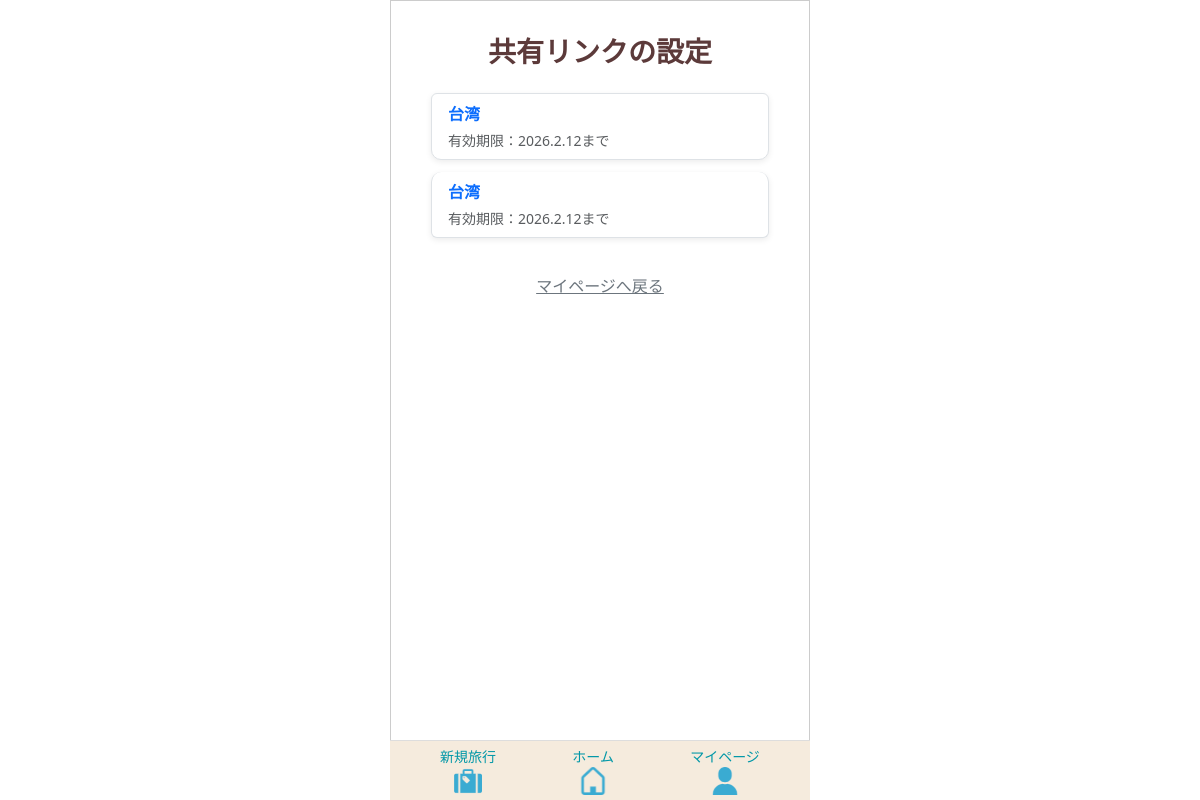
/share/settings/ (signed in), run on an earlier commit of the app's database.
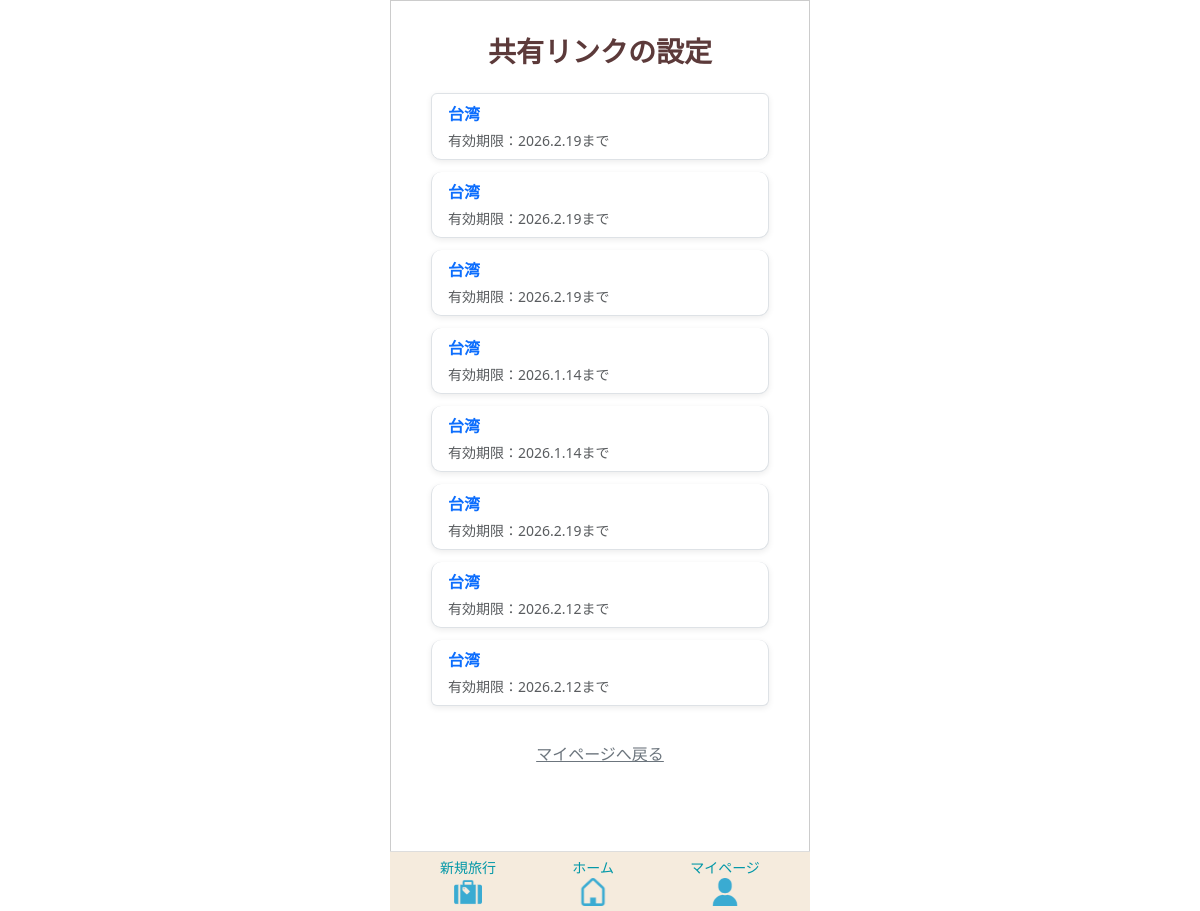
And on a later commit of the database.
### app/models/link.py (models this page shows)
class Link(models.Model):
    class PermissionType(models.IntegerChoices):
        READ_ONLY    = 0, _("閲覧のみ")
        EDITABLE     = 1, _("編集可能")
    class ExpirationType(models.IntegerChoices):
        ONE_MONTH = 0, _("1か月間")
        AFTER_TRIP = 1, _("旅行終了日翌日")
        USER_INPUT = 2, _("ユーザー入力")
    template = models.ForeignKey(
        Template,
        on_delete=models.CASCADE,
        verbose_name=_("テンプレートID")
    )
    user = models.ForeignKey(
        settings.AUTH_USER_MODEL,
        on_delete=models.CASCADE,
        verbose_name=_("ユーザーID")
    )
    share_token = models.CharField(
        max_length=64,
        verbose_name=_("共有トークン")
    )
    permission_type = models.IntegerField(
        choices=PermissionType.choices,
        default=PermissionType.READ_ONLY,
        verbose_name=_("編集権限")
    )
    expiration_type = models.IntegerField(
        choices=ExpirationType.choices,
        default=ExpirationType.ONE_MONTH,
        verbose_name=_("有効期限タイプ")
    )
    expiration_date = models.DateField(
         verbose_name=_("有効期限")
         )
    created_at = models.DateTimeField(
         auto_now_add=True,
         verbose_name=_("作成日")
         )
    updated_at = models.DateTimeField(
        auto_now=True,
        verbose_name=_("更新日")
        )
    class Meta:
      verbose_name = _("共有リンク")
      verbose_name_plural = _("共有リンク")

### app/models/template.py (models this page shows, shortened)
class Template(models.Model):
    class SourceType(models.IntegerChoices):
        FROM_TRAVEL   = 0, _("旅行情報より作成")
        FROM_TEMPLATE = 1, _("既存テンプレートを反映")
    user = models.ForeignKey(
        settings.AUTH_USER_MODEL,
        on_delete=models.CASCADE,
        verbose_name=_("ユーザーID")
    )
    travel_info = models.ForeignKey(
        Travel_info,
        on_delete=models.CASCADE,
        verbose_name=_("旅行情報ID")
    )
    source_type = models.IntegerField(
        choices=SourceType.choices,
        verbose_name=_("生成タイプ")
    )
    template_source = models.ForeignKey(
        "self",
        null=True,
        blank=True,
        on_delete=models.SET_NULL,
        verbose_name=_("テンプレート参照元"),
        related_name="derived_templates"
    )
    created_at = models.DateTimeField(
         auto_now_add=True,
         verbose_name=_("作成日")
         )
    updated_at = models.DateTimeField(
        auto_now=True,
        verbose_name=_("更新日")
        )
    class Meta:
      verbose_name = _("テンプレート")

### app/models/travel.py (models this page shows, shortened)
class Travel_info(models.Model):
    class StayType(models.IntegerChoices):
        DAY_TRIP = 0, _("日帰り")
        STAY     = 1, _("宿泊")
    class LocationType(models.IntegerChoices):
        DOMESTIC = 0, _("国内")
        OVERSEAS = 1, _("海外")
    class StatusType(models.IntegerChoices):
        NOT_DONE  = 0, _("未")
        COMPLETE  = 1, _("完")
        PROCESSED = 2, _("済")
    travel_info_id = models.AutoField(
        primary_key=True,
        verbose_name=_("旅行情報ID")
    )
    user = models.ForeignKey(
        settings.AUTH_USER_MODEL,
        on_delete=models.CASCADE,
        verbose_name=_("ユーザーID")
    )
    travel_title = models.CharField(
        max_length=100,
        verbose_name=_("旅行タイトル")
    )
    start_date = models.DateField(
        verbose_name=_("開始日")
    )
    end_date = models.DateField(
        verbose_name=_("終了日")
    )
    stay_type = models.IntegerField(
        choices=StayType.choices,
        verbose_name=_("宿泊タイプ")
    )
    location = models.IntegerField(
        choices=LocationType.choices,
        verbose_name=_("場所"),
    )
    memo = models.CharField(
        max_length=230,
        blank=True,
        verbose_name=_("メモ")
    )
    status = models.IntegerField(
        choices=StatusType.choices,
        default=0,
        verbose_name=_("ステータス")
    )
    transport = models.ManyToManyField(
        "Transport",
        through="Travelmode",
        verbose_name=_("交通手段")
    )
    created_at = models.DateTimeField(
        auto_now_add=True,
        verbose_name=_("作成日")
    )
    updated_at = models.DateTimeField(
       auto_now=True,
        verbose_name=_("更新日")
    )
    class Meta:
        verbose_name = _("旅行情報")
        verbose_name_plural = _("旅行情報")

### app/views/mypage/link.py (the view)
# urls.py: path('share/settings/', share_settings, name='share_settings'),
@login_required
def share_settings(request):
    links = Link.objects.filter(user=request.user).order_by('-created_at')
    for link in links:
        if link.expiration_date:
            df = DateFormat(link.expiration_date)
            link.formatted_expiration = df.format('Y.n.j')  # 例: 2026.5.1
    return render(request, 'mypage/link_list.html', {
        'links': links
    })

### templates/mypage/link_list.html (shortened to what this page needs)
{% extends 'base.html' %}
{% load static %}
{% block extra_css %}
{{ block.super }}
<link rel="stylesheet" href="{% static 'tabipre/css/list_link.css' %}">
{% endblock %}
{% block content %}
<div class="container mt-4">
    <h2 class="mb-4 sub-title">共有リンクの設定</h2>
    {% if links %}
        <ul class="list-group mb-4">
            {% for link in links %}
                <li class="list-group-item">
                    <a href="#"
                       class="text-decoration-none d-block"
                       data-bs-toggle="modal"
                       data-bs-target="#shareLinkModal"
                       data-link-id="{{ link.id }}"
                       data-url="/share/{{ link.share_token }}/"
                       data-permission="{{ link.permission_type }}"
                       data-expiration="{{ link.formatted_expiration }}"
                       data-title="{{ link.template.travel_info.travel_title }}"
                    >
                        <div class="fw-bold fs-6">
                            {{ link.template.travel_info.travel_title }}
                        </div>
                        <div class="text-muted small mt-1">
                            有効期限：{{ link.formatted_expiration }}まで
                        </div>
                    </a>
                </li>
            {% endfor %}
        </ul>
    {% else %}
        <p class="text-center text-muted mb-4">共有リンクはまだ登録されていません。</p>
    {% endif %}
    <div class="text-center mb-5">
        <a href="{% url 'app:mypage' %}" class="back-link">
            マイページへ戻る
        </a>
    </div>
</div>
{% endblock %}

What changed in the data, as far as the page shows it:
added Link: template.travel_info.travel_title "台湾", formatted_expiration "2026.2.19"
added Link: template.travel_info.travel_title "台湾", formatted_expiration "2026.2.19"
added Link: template.travel_info.travel_title "台湾", formatted_expiration "2026.2.19"
added Link: template.travel_info.travel_title "台湾", formatted_expiration "2026.1.14"
added Link: template.travel_info.travel_title "台湾", formatted_expiration "2026.1.14"
added Link: template.travel_info.travel_title "台湾", formatted_expiration "2026.2.19"
